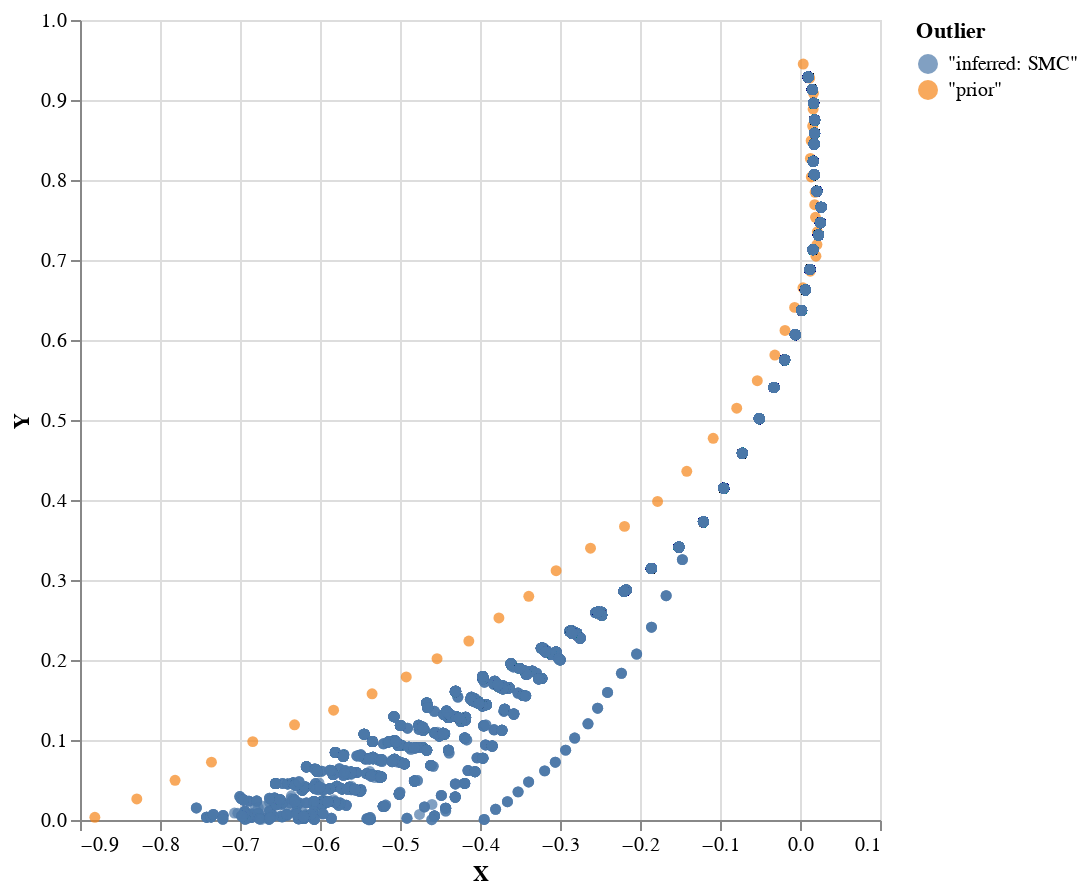

This figure's notebook cell:
### Markdown cell above
SMC on the ther hand provided maby paths close to the prior at the path's beginning and diverging as the path progresses.

### Code cell
a = (\(x,d) -> zip x (Prelude.repeat $ T.pack "inferred: SMC")) =<< sSMC

plot $ zip positions (Prelude.repeat $ T.pack "prior") <> take 10000 a

### Figure 1 — Vega-Lite specification as saved in the notebook (floating-point values rounded to 4 significant figures; data arrays with more than 128 entries replaced by an {"elided": "..."} marker saying what was removed)
{"$schema": "https://vega.github.io/schema/vega-lite/v4.json", "data": {"values": {"elided": "10040 records"}}, "encoding": {"color": {"field": "Outlier"}, "x": {"field": "X", "type": "quantitative"}, "y": {"field": "Y", "type": "quantitative"}}, "height": 400, "mark": "circle", "width": 400}
